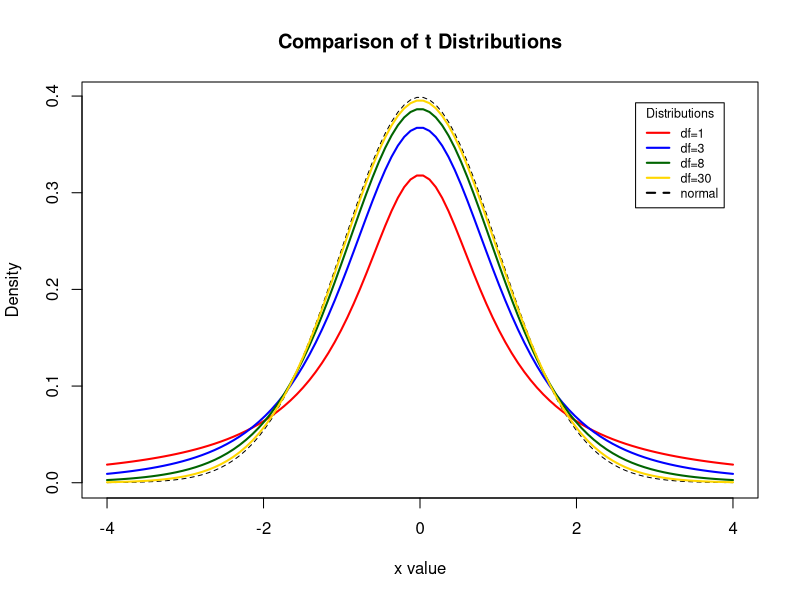
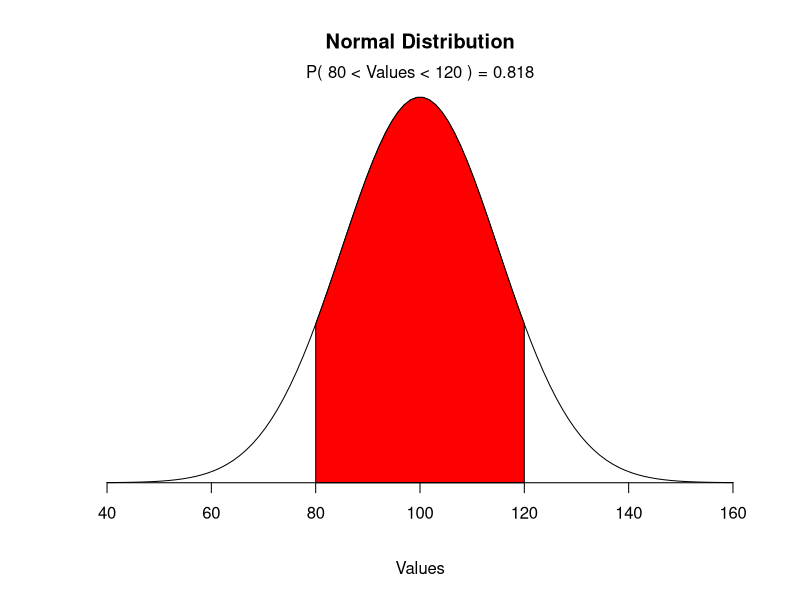

Write the R code that produced these figures, in order.
#### Distributions Illustrated

# Display the Student's t distributions with various
# degrees of freedom and compare to the normal distribution

x <- seq(-4, 4, length=100)
hx <- dnorm(x)

Degrees_Of_Freedom <- c(1, 3, 8, 30)
colors <- c("red", "blue", "darkgreen", "gold", "black")
labels <- c("df=1", "df=3", "df=8", "df=30", "normal")

plot(x, hx, type="l", lty=2, xlab="x value",
     ylab="Density", main="Comparison of t Distributions")

for (i in 1:4){
  lines(x, dt(x,Degrees_Of_Freedom[i]), lwd=2, col=colors[i])
}

legend("topright", inset=.05, title="Distributions",cex = 0.75,
       labels, lwd=2, lty=c(1, 1, 1, 1, 2), col=colors)


# normal distribution with a mean of 100 and a standard deviation of 15. 
# What proportion is between 80 and 120?

mean=100; sd=15 ; lb=80; ub=120

x <- seq(-4,4,length=100)*sd + mean ## Vector of x values
hx <- dnorm(x,mean,sd)

plot(x, hx, type="n", xlab="Values", ylab="",
     main="Normal Distribution", axes=FALSE)

i <- x >= lb & x <= ub
lines(x, hx)
polygon(c(lb,x[i],ub), c(0,hx[i],0), col="red") 

area <- pnorm(ub, mean, sd) - pnorm(lb, mean, sd)
result <- paste("P(",lb,"< Values <",ub,") =",
                signif(area, digits=3))
mtext(result,3)
axis(1, at=seq(40, 160, 20), pos=0)

